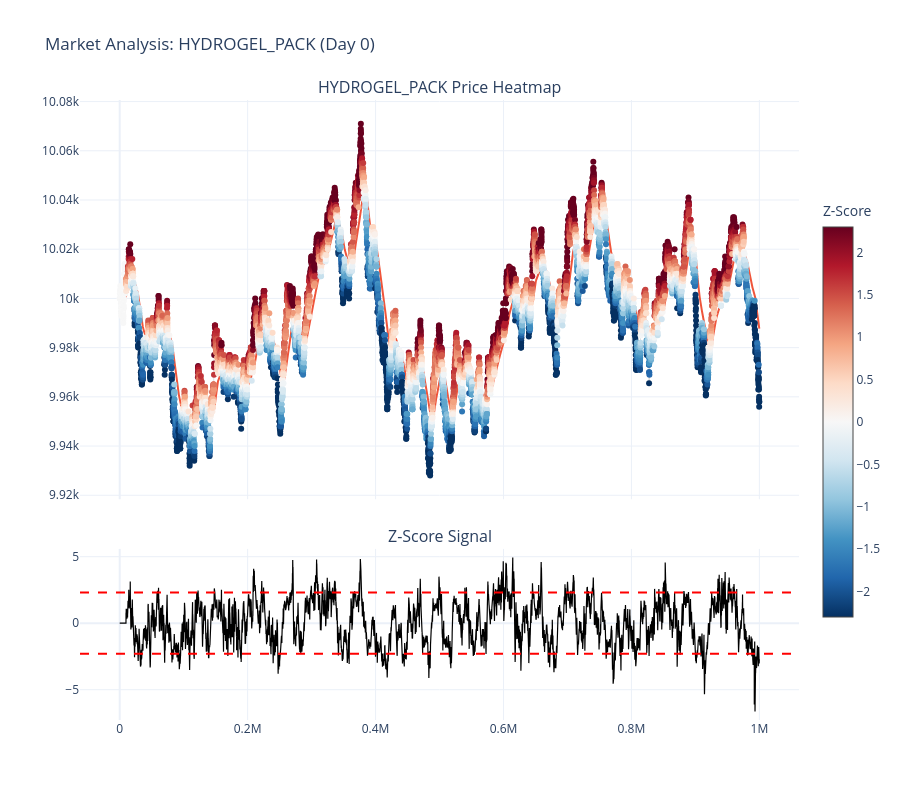
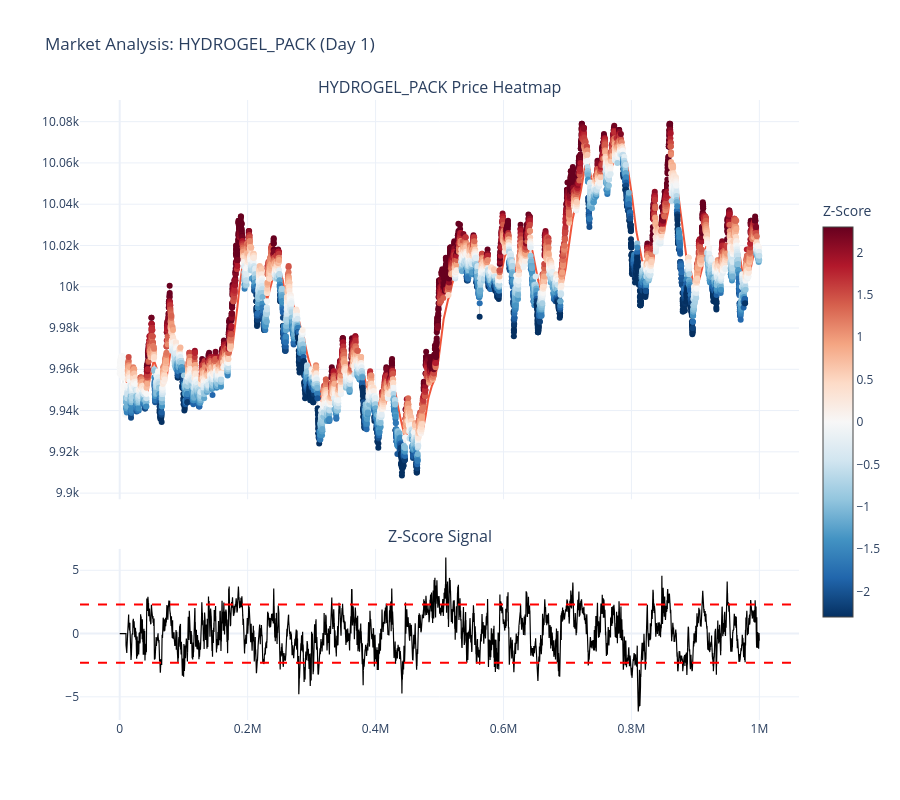
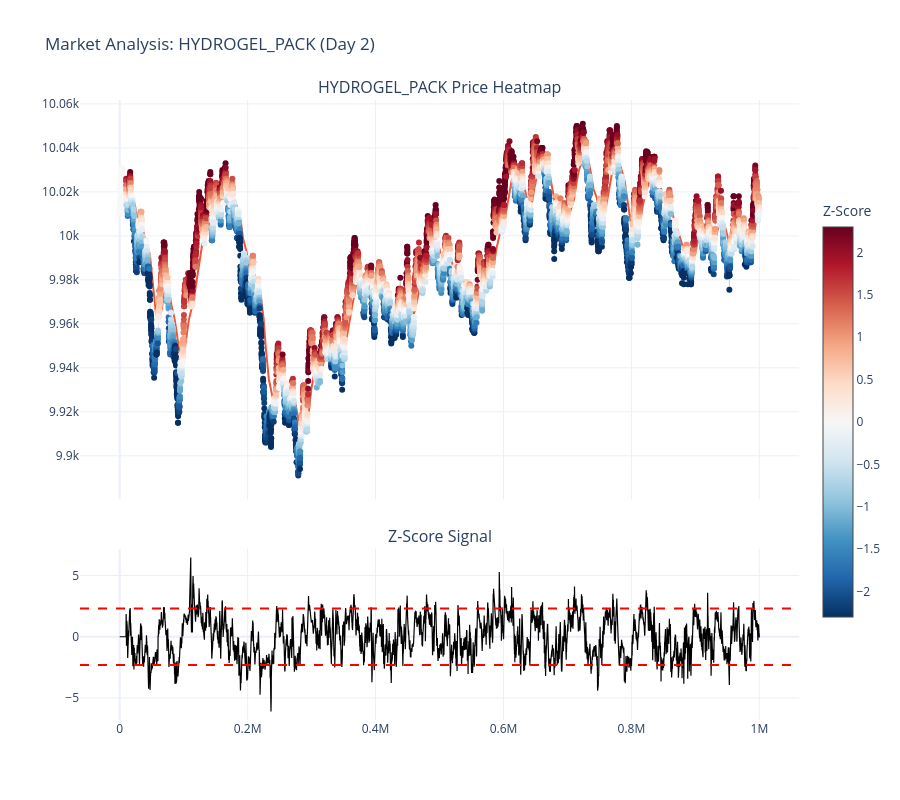

Here is the notebook cell these charts were saved with, in order:
### Code cell
import pandas as pd
import numpy as np
import plotly.graph_objects as go
from plotly.subplots import make_subplots

# Parameters
ALPHA = 0.01
WINDOW = 100
Z_THRESHOLD = 2.3
products = ["HYDROGEL_PACK"]

days = [0, 1, 2]

# Assuming df_total exists in your environment
for day in days:
    subset = df_total[(df_total['product'].isin(products)) & (df_total['day'] == day)].copy()
    
    if subset.empty: 
        continue

    # 1. Clean data and handle zeros
    subset['mid_price'] = subset['mid_price'].replace(0, np.nan).ffill()
    
    for product in products:
        prod_data = subset[subset['product'] == product].copy().sort_values('timestamp')
        
        # --- Optimized Signal Calculation ---
        # Use Pandas built-ins for EWMA and Rolling Std (much more robust)
        prod_data['ewma_mean'] = prod_data['mid_price'].ewm(alpha=ALPHA, adjust=False).mean()
        
        # Calculate rolling volatility of the price relative to the mean
        # We use the rolling standard deviation of the price to normalize the Z-Score
        prod_data['rolling_std'] = prod_data['mid_price'].rolling(window=WINDOW).std()
        
        # Z-Score: (Current - Mean) / Volatility
        prod_data['z_score'] = (prod_data['mid_price'] - prod_data['ewma_mean']) / prod_data['rolling_std']
        
        # Fill NaNs from the initial window so Plotly doesn't skip the first 50 points
        prod_data['z_score'] = prod_data['z_score'].fillna(0)

        # --- Enhanced Graphing ---
        fig = make_subplots(
            rows=2, cols=1, 
            shared_xaxes=True, 
            vertical_spacing=0.08, 
            row_heights=[0.7, 0.3],
            subplot_titles=(f"{product} Price Heatmap", "Z-Score Signal")
        )

        # Row 1: The "Heatmap" Overlay
        # Trace 1: The background line (thin and light)
        fig.add_trace(go.Scatter(
            x=prod_data['timestamp'], y=prod_data['mid_price'],
            mode='lines', name='Price Path',
            line=dict(color='rgba(150, 150, 150, 0.3)', width=1)
        ), row=1, col=1)

        fig.add_trace(go.Scatter(
            x=prod_data['timestamp'], y=prod_data['ewma_mean'],
            mode='lines', name='Price Path',
        ), row=1, col=1)

        # Trace 2: The colored markers (The actual signal)
        fig.add_trace(go.Scatter(
            x=prod_data['timestamp'], y=prod_data['mid_price'],
            mode='markers',
            name='Z-Score Color',
            marker=dict(
                size=6,
                color=prod_data['z_score'],
                colorscale='RdBu', 
                reversescale=True,  # Red = High/Overbought, Blue = Low/Oversold
                cmid=0,             # Ensure 0 is the neutral center color
                cmin=-Z_THRESHOLD,  # Cap color intensity at your threshold
                cmax=Z_THRESHOLD,
                showscale=True,
                colorbar=dict(title="Z-Score", x=1.02, len=0.7)
            ),
            hovertext=[f"Price: {p:.2f}<br>Z: {z:.2f}" for p, z in zip(prod_data['mid_price'], prod_data['z_score'])],
            hoverinfo="text+x"
        ), row=1, col=1)

        # Row 2: Standard Z-Score Line
        fig.add_trace(go.Scatter(
            x=prod_data['timestamp'], y=prod_data['z_score'],
            name='Z-Score Value', 
            line=dict(color='black', width=1.2)
        ), row=2, col=1)

        # Threshold lines
        for val in [Z_THRESHOLD, -Z_THRESHOLD]:
            fig.add_hline(y=val, line_dash="dash", line_color="red", row=2, col=1)

        fig.update_layout(
            height=800, 
            template='plotly_white', 
            title_text=f"Market Analysis: {product} (Day {day})",
            showlegend=False
        )
        
        fig.show()

### Figure 1 — Plotly figure (JSON) as saved in the notebook; plotly's stock layout.template omitted (floating-point values rounded to 4 significant figures; data arrays with more than 128 entries replaced by an {"elided": "..."} marker saying what was removed)
{"data": [{"line": {"color": "rgba(150, 150, 150, 0.3)", "width": 1}, "mode": "lines", "name": "Price Path", "type": "scatter", "x": {"elided": "10000 int values"}, "xaxis": "x", "y": {"elided": "10000 float values"}, "yaxis": "y"}, {"mode": "lines", "name": "Price Path", "type": "scatter", "x": {"elided": "10000 int values"}, "xaxis": "x", "y": {"elided": "10000 float values"}, "yaxis": "y"}, {"hoverinfo": "text+x", "hovertext": {"elided": "10000 str values"}, "marker": {"cmax": 2.3, "cmid": 0, "cmin": -2.3, "color": {"elided": "10000 float values"}, "colorbar": {"len": 0.7, "title": {"text": "Z-Score"}, "x": 1.02}, "colorscale": [[0, "rgb(103,0,31)"], [0.1, "rgb(178,24,43)"], [0.2, "rgb(214,96,77)"], [0.3, "rgb(244,165,130)"], [0.4, "rgb(253,219,199)"], [0.5, "rgb(247,247,247)"], [0.6, "rgb(209,229,240)"], [0.7, "rgb(146,197,222)"], [0.8, "rgb(67,147,195)"], [0.9, "rgb(33,102,172)"], [1, "rgb(5,48,97)"]], "reversescale": true, "showscale": true, "size": 6}, "mode": "markers", "name": "Z-Score Color", "type": "scatter", "x": {"elided": "10000 int values"}, "xaxis": "x", "y": {"elided": "10000 float values"}, "yaxis": "y"}, {"line": {"color": "black", "width": 1.2}, "name": "Z-Score Value", "type": "scatter", "x": {"elided": "10000 int values"}, "xaxis": "x2", "y": {"elided": "10000 float values"}, "yaxis": "y2"}], "layout": {"annotations": [{"font": {"size": 16}, "showarrow": false, "text": "HYDROGEL_PACK Price Heatmap", "x": 0.5, "xanchor": "center", "xref": "paper", "y": 1, "yanchor": "bottom", "yref": "paper"}, {"font": {"size": 16}, "showarrow": false, "text": "Z-Score Signal", "x": 0.5, "xanchor": "center", "xref": "paper", "y": 0.276, "yanchor": "bottom", "yref": "paper"}], "height": 800, "shapes": [{"line": {"color": "red", "dash": "dash"}, "type": "line", "x0": 0, "x1": 1, "xref": "x2 domain", "y0": 2.3, "y1": 2.3, "yref": "y2"}, {"line": {"color": "red", "dash": "dash"}, "type": "line", "x0": 0, "x1": 1, "xref": "x2 domain", "y0": -2.3, "y1": -2.3, "yref": "y2"}], "showlegend": false, "title": {"text": "Market Analysis: HYDROGEL_PACK (Day 0)"}, "xaxis": {"anchor": "y", "domain": [0, 1], "matches": "x2", "showticklabels": false}, "xaxis2": {"anchor": "y2", "domain": [0, 1]}, "yaxis": {"anchor": "x", "domain": [0.356, 1]}, "yaxis2": {"anchor": "x2", "domain": [0, 0.276]}}}

### Figure 2 — Plotly figure (JSON) as saved in the notebook; plotly's stock layout.template omitted (floating-point values rounded to 4 significant figures; data arrays with more than 128 entries replaced by an {"elided": "..."} marker saying what was removed)
{"data": [{"line": {"color": "rgba(150, 150, 150, 0.3)", "width": 1}, "mode": "lines", "name": "Price Path", "type": "scatter", "x": {"elided": "10000 int values"}, "xaxis": "x", "y": {"elided": "10000 float values"}, "yaxis": "y"}, {"mode": "lines", "name": "Price Path", "type": "scatter", "x": {"elided": "10000 int values"}, "xaxis": "x", "y": {"elided": "10000 float values"}, "yaxis": "y"}, {"hoverinfo": "text+x", "hovertext": {"elided": "10000 str values"}, "marker": {"cmax": 2.3, "cmid": 0, "cmin": -2.3, "color": {"elided": "10000 float values"}, "colorbar": {"len": 0.7, "title": {"text": "Z-Score"}, "x": 1.02}, "colorscale": [[0, "rgb(103,0,31)"], [0.1, "rgb(178,24,43)"], [0.2, "rgb(214,96,77)"], [0.3, "rgb(244,165,130)"], [0.4, "rgb(253,219,199)"], [0.5, "rgb(247,247,247)"], [0.6, "rgb(209,229,240)"], [0.7, "rgb(146,197,222)"], [0.8, "rgb(67,147,195)"], [0.9, "rgb(33,102,172)"], [1, "rgb(5,48,97)"]], "reversescale": true, "showscale": true, "size": 6}, "mode": "markers", "name": "Z-Score Color", "type": "scatter", "x": {"elided": "10000 int values"}, "xaxis": "x", "y": {"elided": "10000 float values"}, "yaxis": "y"}, {"line": {"color": "black", "width": 1.2}, "name": "Z-Score Value", "type": "scatter", "x": {"elided": "10000 int values"}, "xaxis": "x2", "y": {"elided": "10000 float values"}, "yaxis": "y2"}], "layout": {"annotations": [{"font": {"size": 16}, "showarrow": false, "text": "HYDROGEL_PACK Price Heatmap", "x": 0.5, "xanchor": "center", "xref": "paper", "y": 1, "yanchor": "bottom", "yref": "paper"}, {"font": {"size": 16}, "showarrow": false, "text": "Z-Score Signal", "x": 0.5, "xanchor": "center", "xref": "paper", "y": 0.276, "yanchor": "bottom", "yref": "paper"}], "height": 800, "shapes": [{"line": {"color": "red", "dash": "dash"}, "type": "line", "x0": 0, "x1": 1, "xref": "x2 domain", "y0": 2.3, "y1": 2.3, "yref": "y2"}, {"line": {"color": "red", "dash": "dash"}, "type": "line", "x0": 0, "x1": 1, "xref": "x2 domain", "y0": -2.3, "y1": -2.3, "yref": "y2"}], "showlegend": false, "title": {"text": "Market Analysis: HYDROGEL_PACK (Day 1)"}, "xaxis": {"anchor": "y", "domain": [0, 1], "matches": "x2", "showticklabels": false}, "xaxis2": {"anchor": "y2", "domain": [0, 1]}, "yaxis": {"anchor": "x", "domain": [0.356, 1]}, "yaxis2": {"anchor": "x2", "domain": [0, 0.276]}}}

### Figure 3 — Plotly figure (JSON) as saved in the notebook; plotly's stock layout.template omitted (floating-point values rounded to 4 significant figures; data arrays with more than 128 entries replaced by an {"elided": "..."} marker saying what was removed)
{"data": [{"line": {"color": "rgba(150, 150, 150, 0.3)", "width": 1}, "mode": "lines", "name": "Price Path", "type": "scatter", "x": {"elided": "10000 int values"}, "xaxis": "x", "y": {"elided": "10000 float values"}, "yaxis": "y"}, {"mode": "lines", "name": "Price Path", "type": "scatter", "x": {"elided": "10000 int values"}, "xaxis": "x", "y": {"elided": "10000 float values"}, "yaxis": "y"}, {"hoverinfo": "text+x", "hovertext": {"elided": "10000 str values"}, "marker": {"cmax": 2.3, "cmid": 0, "cmin": -2.3, "color": {"elided": "10000 float values"}, "colorbar": {"len": 0.7, "title": {"text": "Z-Score"}, "x": 1.02}, "colorscale": [[0, "rgb(103,0,31)"], [0.1, "rgb(178,24,43)"], [0.2, "rgb(214,96,77)"], [0.3, "rgb(244,165,130)"], [0.4, "rgb(253,219,199)"], [0.5, "rgb(247,247,247)"], [0.6, "rgb(209,229,240)"], [0.7, "rgb(146,197,222)"], [0.8, "rgb(67,147,195)"], [0.9, "rgb(33,102,172)"], [1, "rgb(5,48,97)"]], "reversescale": true, "showscale": true, "size": 6}, "mode": "markers", "name": "Z-Score Color", "type": "scatter", "x": {"elided": "10000 int values"}, "xaxis": "x", "y": {"elided": "10000 float values"}, "yaxis": "y"}, {"line": {"color": "black", "width": 1.2}, "name": "Z-Score Value", "type": "scatter", "x": {"elided": "10000 int values"}, "xaxis": "x2", "y": {"elided": "10000 float values"}, "yaxis": "y2"}], "layout": {"annotations": [{"font": {"size": 16}, "showarrow": false, "text": "HYDROGEL_PACK Price Heatmap", "x": 0.5, "xanchor": "center", "xref": "paper", "y": 1, "yanchor": "bottom", "yref": "paper"}, {"font": {"size": 16}, "showarrow": false, "text": "Z-Score Signal", "x": 0.5, "xanchor": "center", "xref": "paper", "y": 0.276, "yanchor": "bottom", "yref": "paper"}], "height": 800, "shapes": [{"line": {"color": "red", "dash": "dash"}, "type": "line", "x0": 0, "x1": 1, "xref": "x2 domain", "y0": 2.3, "y1": 2.3, "yref": "y2"}, {"line": {"color": "red", "dash": "dash"}, "type": "line", "x0": 0, "x1": 1, "xref": "x2 domain", "y0": -2.3, "y1": -2.3, "yref": "y2"}], "showlegend": false, "title": {"text": "Market Analysis: HYDROGEL_PACK (Day 2)"}, "xaxis": {"anchor": "y", "domain": [0, 1], "matches": "x2", "showticklabels": false}, "xaxis2": {"anchor": "y2", "domain": [0, 1]}, "yaxis": {"anchor": "x", "domain": [0.356, 1]}, "yaxis2": {"anchor": "x2", "domain": [0, 0.276]}}}
